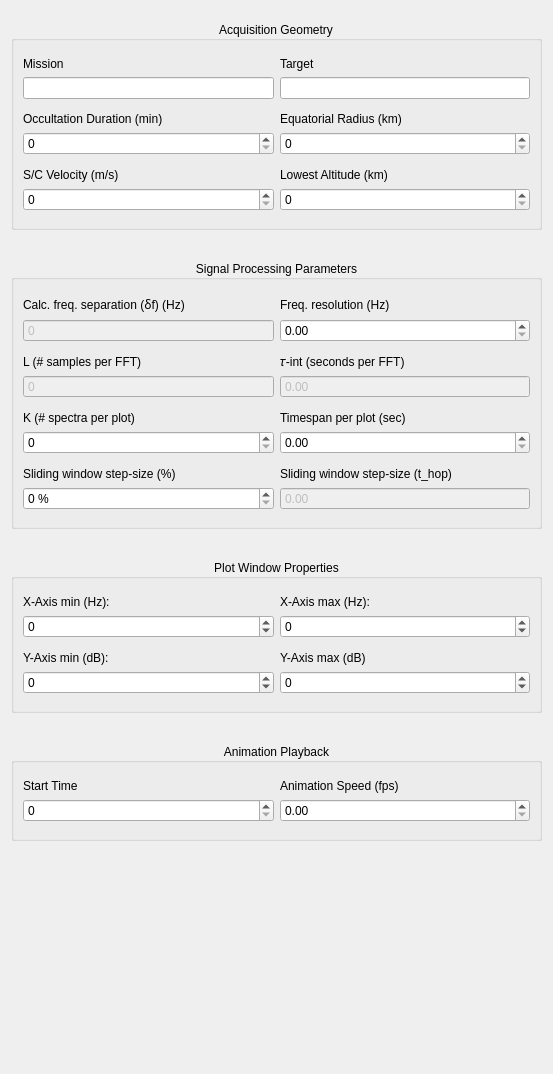
              <widget class="QWidget" name="scrollAreaWidgetContents">
               <property name="geometry">
                <rect>
                 <x>0</x>
                 <y>-463</y>
                 <width>553</width>
                 <height>1074</height>
                </rect>
               </property>
               <layout class="QVBoxLayout" name="verticalLayout_3">
                <item>
                 <layout class="QVBoxLayout" name="verticalLayout">
                  <property name="spacing">
                   <number>30</number>
                  </property>
                  <property name="topMargin">
                   <number>10</number>
                  </property>
                  <property name="bottomMargin">
                   <number>22</number>
                  </property>
                  <item>
                   <widget class="QGroupBox" name="group_aq_geometry">
                    <property name="title">
                     <string>Acquisition Geometry</string>
                    </property>
                    <property name="alignment">
                     <set>Qt::AlignCenter</set>
                    </property>
                    <layout class="QGridLayout" name="gridLayout_3">
                     <property name="topMargin">
                      <number>16</number>
                     </property>
                     <property name="bottomMargin">
                      <number>16</number>
                     </property>
                     <item row="1" column="0">
                      <widget class="QLabel" name="lbl_mission">
                       <property name="text">
                        <string>Mission</string>
                       </property>
                      </widget>
                     </item>
                     <item row="9" column="1">
                      <widget class="QLabel" name="lbl_lowest_alt">
                       <property name="text">
                        <string>Lowest Altitude (km)</string>
                       </property>
                      </widget>
                     </item>
                     <item row="7" column="1">
                      <widget class="QDoubleSpinBox" name="spin_eq_radius">
                       <property name="decimals">
                        <number>0</number>
                       </property>
                       <property name="maximum">
                        <double>100000.000000000000000</double>
                       </property>
                      </widget>
                     </item>
                     <item row="7" column="0">
                      <widget class="QDoubleSpinBox" name="spin_occ_duration">
                       <property name="decimals">
                        <number>0</number>
                       </property>
                       <property name="maximum">
                        <double>1000.000000000000000</double>
                       </property>
                      </widget>
                     </item>
                     <item row="9" column="0">
                      <widget class="QLabel" name="lbl_sc_veolcity">
                       <property name="text">
                        <string>S/C Velocity (m/s)</string>
                       </property>
                      </widget>
                     </item>
                     <item row="10" column="1">
                      <widget class="QDoubleSpinBox" name="spin_lowest_alt">
                       <property name="decimals">
                        <number>0</number>
                       </property>
                       <property name="maximum">
                        <double>10000.000000000000000</double>
                       </property>
                      </widget>
                     </item>
                     <item row="6" column="1">
                      <widget class="QLabel" name="lbl_eq_radius">
                       <property name="text">
                        <string>Equatorial Radius (km)</string>
                       </property>
                      </widget>
                     </item>
                     <item row="8" column="0">
                      <spacer name="verticalSpacer_8">
                       <property name="orientation">
                        <enum>Qt::Vertical</enum>
                       </property>
                       <property name="sizeType">
                        <enum>QSizePolicy::Fixed</enum>
                       </property>
                       <property name="sizeHint" stdset="0">
                        <size>
                         <width>20</width>
                         <height>7</height>
                        </size>
                       </property>
                      </spacer>
                     </item>
                     <item row="10" column="0">
                      <widget class="QDoubleSpinBox" name="spin_sc_velocity">
                       <property name="decimals">
                        <number>0</number>
                       </property>
                       <property name="maximum">
                        <double>10000.000000000000000</double>
                       </property>
                      </widget>
                     </item>
                     <item row="5" column="0">
                      <spacer name="verticalSpacer_7">
                       <property name="orientation">
                        <enum>Qt::Vertical</enum>
                       </property>
                       <property name="sizeType">
                        <enum>QSizePolicy::Fixed</enum>
                       </property>
                       <property name="sizeHint" stdset="0">
                        <size>
                         <width>20</width>
                         <height>7</height>
                        </size>
                       </property>
                      </spacer>
                     </item>
                     <item row="6" column="0">
                      <widget class="QLabel" name="lbl_occ_duration">
                       <property name="text">
                        <string>Occultation Duration (min)</string>
                       </property>
                      </widget>
                     </item>
                     <item row="2" column="0">
                      <widget class="QLineEdit" name="line_edit_mission">
                       <property name="readOnly">
                        <bool>true</bool>
                       </property>
                      </widget>
                     </item>
                     <item row="1" column="1">
                      <widget class="QLabel" name="lbl_target">
                       <property name="text">
                        <string>Target</string>
                       </property>
                      </widget>
                     </item>
                     <item row="2" column="1">
                      <widget class="QLineEdit" name="line_edit_target">
                       <property name="readOnly">
                        <bool>true</bool>
                       </property>
                      </widget>
                     </item>
                    </layout>
                   </widget>
                  </item>
                  <item>
                   <widget class="QGroupBox" name="group_radio_analysis">
                    <property name="title">
                     <string>Signal Processing Parameters</string>
                    </property>
                    <property name="alignment">
                     <set>Qt::AlignCenter</set>
                    </property>
                    <layout class="QGridLayout" name="gridLayout_4">
                     <property name="topMargin">
                      <number>16</number>
                     </property>
                     <property name="bottomMargin">
                      <number>16</number>
                     </property>
                     <item row="4" column="0">
                      <widget class="QDoubleSpinBox" name="spin_l_win">
                       <property name="enabled">
                        <bool>false</bool>
                       </property>
                       <property name="buttonSymbols">
                        <enum>QAbstractSpinBox::NoButtons</enum>
                       </property>
                       <property name="decimals">
                        <number>0</number>
                       </property>
                       <property name="maximum">
                        <double>1000000.000000000000000</double>
                       </property>
                      </widget>
                     </item>
                     <item row="4" column="1">
                      <widget class="QDoubleSpinBox" name="spin_t_int">
                       <property name="enabled">
                        <bool>false</bool>
                       </property>
                       <property name="buttonSymbols">
                        <enum>QAbstractSpinBox::NoButtons</enum>
                       </property>
                       <property name="decimals">
                        <number>2</number>
                       </property>
                       <property name="maximum">
                        <double>1000.000000000000000</double>
                       </property>
                      </widget>
                     </item>
                     <item row="7" column="1">
                      <widget class="QDoubleSpinBox" name="spin_timespan">
                       <property name="maximum">
                        <double>1000.000000000000000</double>
                       </property>
                      </widget>
                     </item>
                     <item row="7" column="0">
                      <widget class="QDoubleSpinBox" name="spin_k_spec">
                       <property name="enabled">
                        <bool>true</bool>
                       </property>
                       <property name="decimals">
                        <number>0</number>
                       </property>
                       <property name="maximum">
                        <double>1000.000000000000000</double>
                       </property>
                      </widget>
                     </item>
                     <item row="0" column="1">
                      <widget class="QLabel" name="lbl_freq_res">
                       <property name="text">
                        <string>Freq. resolution (Hz)</string>
                       </property>
                      </widget>
                     </item>
                     <item row="6" column="0">
                      <widget class="QLabel" name="lbl_k_spec">
                       <property name="text">
                        <string>K (# spectra per plot)</string>
                       </property>
                      </widget>
                     </item>
                     <item row="1" column="0">
                      <widget class="QDoubleSpinBox" name="spin_freq_separation">
                       <property name="enabled">
                        <bool>false</bool>
                       </property>
                       <property name="buttonSymbols">
                        <enum>QAbstractSpinBox::NoButtons</enum>
                       </property>
                       <property name="decimals">
                        <number>0</number>
                       </property>
                       <property name="maximum">
                        <double>1000.000000000000000</double>
                       </property>
                      </widget>
                     </item>
                     <item row="9" column="1">
                      <widget class="QLabel" name="lbl_t_hop">
                       <property name="text">
                        <string>Sliding window step-size (t_hop)</string>
                       </property>
                      </widget>
                     </item>
                     <item row="10" column="1">
                      <widget class="QDoubleSpinBox" name="spin_t_hop">
                       <property name="enabled">
                        <bool>false</bool>
                       </property>
                       <property name="buttonSymbols">
                        <enum>QAbstractSpinBox::NoButtons</enum>
                       </property>
                       <property name="maximum">
                        <double>1000.000000000000000</double>
                       </property>
                      </widget>
                     </item>
                     <item row="3" column="0">
                      <widget class="QLabel" name="lbl_l_win">
                       <property name="text">
                        <string>L (# samples per FFT)</string>
                       </property>
                      </widget>
                     </item>
                     <item row="3" column="1">
                      <widget class="QLabel" name="lbl_t_int">
                       <property name="text">
                        <string>𝜏-int (seconds per FFT)</string>
                       </property>
                      </widget>
                     </item>
                     <item row="1" column="1">
                      <widget class="QDoubleSpinBox" name="spin_freq_res">
                       <property name="enabled">
                        <bool>true</bool>
                       </property>
                       <property name="decimals">
                        <number>2</number>
                       </property>
                       <property name="maximum">
                        <double>1000.000000000000000</double>
                       </property>
                       <property name="singleStep">
                        <double>0.010000000000000</double>
                       </property>
                      </widget>
                     </item>
                     <item row="0" column="0">
                      <widget class="QLabel" name="lbl_freq_separation">
                       <property name="text">
                        <string>Calc. freq. separation (ẟf) (Hz)</string>
                       </property>
                      </widget>
                     </item>
                     <item row="6" column="1">
                      <widget class="QLabel" name="lbl_timespan">
                       <property name="text">
                        <string>Timespan per plot (sec)</string>
                       </property>
                      </widget>
                     </item>
                     <item row="9" column="0">
                      <widget class="QLabel" name="lbl_moving_overlap">
                       <property name="text">
                        <string>Sliding window step-size (%)</string>
                       </property>
                      </widget>
                     </item>
                     <item row="10" column="0">
                      <widget class="QDoubleSpinBox" name="spin_moving_overlap">
                       <property name="enabled">
                        <bool>true</bool>
                       </property>
                       <property name="suffix">
                        <string> %</string>
                       </property>
                       <property name="decimals">
                        <number>0</number>
                       </property>
                      </widget>
                     </item>
                     <item row="2" column="0">
                      <spacer name="verticalSpacer_9">
                       <property name="orientation">
                        <enum>Qt::Vertical</enum>
                       </property>
                       <property name="sizeType">
                        <enum>QSizePolicy::Fixed</enum>
                       </property>
                       <property name="sizeHint" stdset="0">
                        <size>
                         <width>20</width>
                         <height>7</height>
                        </size>
                       </property>
                      </spacer>
                     </item>
                     <item row="5" column="0">
                      <spacer name="verticalSpacer_10">
                       <property name="orientation">
                        <enum>Qt::Vertical</enum>
                       </property>
                       <property name="sizeType">
                        <enum>QSizePolicy::Fixed</enum>
                       </property>
                       <property name="sizeHint" stdset="0">
                        <size>
                         <width>20</width>
                         <height>7</height>
                        </size>
                       </property>
                      </spacer>
                     </item>
                     <item row="8" column="0">
                      <spacer name="verticalSpacer_11">
                       <property name="orientation">
                        <enum>Qt::Vertical</enum>
                       </property>
                       <property name="sizeType">
                        <enum>QSizePolicy::Fixed</enum>
                       </property>
                       <property name="sizeHint" stdset="0">
                        <size>
                         <width>20</width>
                         <height>7</height>
                        </size>
                       </property>
                      </spacer>
                     </item>
                    </layout>
                   </widget>
                  </item>
                  <item>
                   <widget class="QGroupBox" name="group_wind_props">
                    <property name="title">
                     <string>Plot Window Properties</string>
                    </property>
                    <property name="alignment">
                     <set>Qt::AlignCenter</set>
                    </property>
                    <layout class="QGridLayout" name="gridLayout_5">
                     <property name="topMargin">
                      <number>16</number>
                     </property>
                     <property name="bottomMargin">
                      <number>16</number>
                     </property>
                     <item row="0" column="1">
                      <widget class="QLabel" name="lbl_xmax">
                       <property name="text">
                        <string>X-Axis max (Hz):</string>
                       </property>
                      </widget>
                     </item>
                     <item row="4" column="1">
                      <widget class="QDoubleSpinBox" name="spin_ymax">
                       <property name="decimals">
                        <number>0</number>
                       </property>
                       <property name="minimum">
                        <double>-1000.000000000000000</double>
                       </property>
                       <property name="maximum">
                        <double>1000.000000000000000</double>
                       </property>
                      </widget>
                     </item>
                     <item row="3" column="1">
                      <widget class="QLabel" name="lbl_ymax">
                       <property name="text">
                        <string>Y-Axis max (dB)</string>
                       </property>
                      </widget>
                     </item>
                     <item row="4" column="0">
                      <widget class="QDoubleSpinBox" name="spin_ymin">
                       <property name="decimals">
                        <number>0</number>
                       </property>
                       <property name="minimum">
                        <double>-1000.000000000000000</double>
                       </property>
                       <property name="maximum">
                        <double>1000.000000000000000</double>
                       </property>
                      </widget>
                     </item>
                     <item row="0" column="0">
                      <widget class="QLabel" name="lbl_xmin">
                       <property name="text">
                        <string>X-Axis min (Hz):</string>
                       </property>
                      </widget>
                     </item>
                     <item row="1" column="1">
                      <widget class="QDoubleSpinBox" name="spin_xmax">
                       <property name="decimals">
                        <number>0</number>
                       </property>
                       <property name="minimum">
                        <double>-10000.000000000000000</double>
                       </property>
                       <property name="maximum">
                        <double>10000.000000000000000</double>
                       </property>
                      </widget>
                     </item>
                     <item row="3" column="0">
                      <widget class="QLabel" name="lbl_ymin">
                       <property name="text">
                        <string>Y-Axis min (dB):</string>
                       </property>
                      </widget>
                     </item>
                     <item row="1" column="0">
                      <widget class="QDoubleSpinBox" name="spin_xmin">
                       <property name="decimals">
                        <number>0</number>
                       </property>
                       <property name="minimum">
                        <double>-10000.000000000000000</double>
                       </property>
                       <property name="maximum">
                        <double>10000.000000000000000</double>
                       </property>
                      </widget>
                     </item>
                     <item row="2" column="0">
                      <spacer name="verticalSpacer_12">
                       <property name="orientation">
                        <enum>Qt::Vertical</enum>
                       </property>
                       <property name="sizeType">
                        <enum>QSizePolicy::Fixed</enum>
                       </property>
                       <property name="sizeHint" stdset="0">
                        <size>
                         <width>20</width>
                         <height>7</height>
                        </size>
                       </property>
                      </spacer>
                     </item>
                    </layout>
                   </widget>
                  </item>
                  <item>
                   <widget class="QGroupBox" name="group_ani_playback">
                    <property name="title">
                     <string>Animation Playback</string>
                    </property>
                    <property name="alignment">
                     <set>Qt::AlignCenter</set>
                    </property>
                    <layout class="QGridLayout" name="gridLayout_2">
                     <property name="topMargin">
                      <number>16</number>
                     </property>
                     <property name="bottomMargin">
                      <number>16</number>
                     </property>
                     <item row="0" column="0">
                      <widget class="QLabel" name="lbl_start_sec">
                       <property name="text">
                        <string>Start Time</string>
                       </property>
                      </widget>
                     </item>
                     <item row="1" column="0">
                      <widget class="QDoubleSpinBox" name="spin_start_sec">
                       <property name="decimals">
                        <number>0</number>
                       </property>
                      </widget>
                     </item>
                     <item row="0" column="1">
                      <widget class="QLabel" name="lbl_ani_speed">
                       <property name="text">
                        <string>Animation Speed (fps)</string>
                       </property>
                      </widget>
                     </item>
                     <item row="1" column="1">
                      <widget class="QDoubleSpinBox" name="spin_ani_speed">
                       <property name="decimals">
                        <number>2</number>
                       </property>
                       <property name="maximum">
                        <double>10.000000000000000</double>
                       </property>
                      </widget>
                     </item>
                    </layout>
                   </widget>
                  </item>
                  <item>
                   <spacer name="verticalSpacer_4">
                    <property name="orientation">
                     <enum>Qt::Vertical</enum>
                    </property>
                    <property name="sizeHint" stdset="0">
                     <size>
                      <width>20</width>
                      <height>10</height>
                     </size>
                    </property>
                   </spacer>
                  </item>
                 </layout>
                </item>
               </layout>
              </widget>
